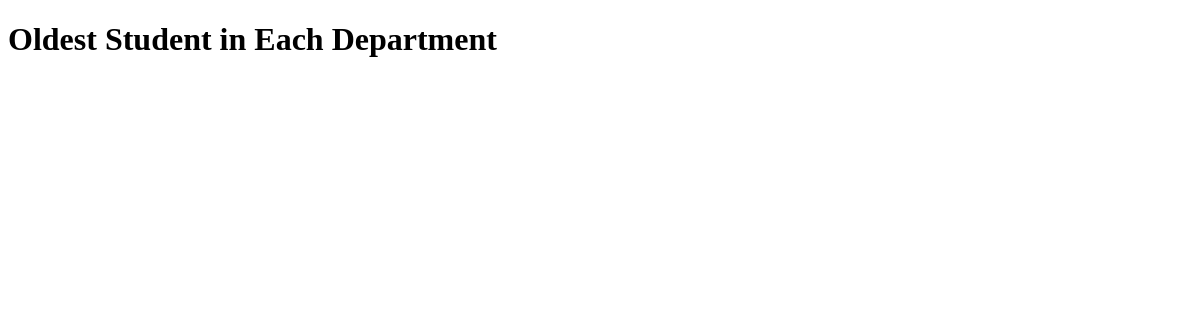
Page /books/lab9/task3/ on the earlier database version.
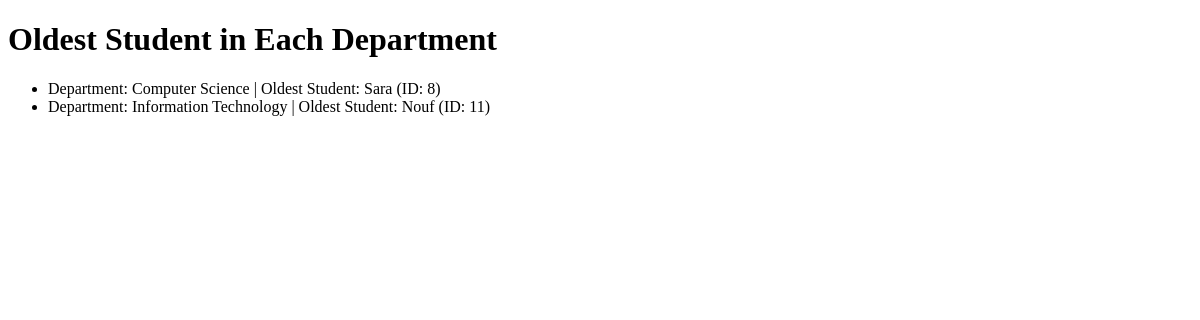
Same page on the later database version.
### apps/bookmodule/models.py (models this page shows, shortened)
class Student(models.Model):
    name = models.CharField(max_length=100)
    age = models.IntegerField(null=True, blank=True)
    address = models.ForeignKey(Address, on_delete=models.CASCADE, null=True, blank=True)
    card = models.OneToOneField(Card, on_delete=models.PROTECT, null=True, blank=True)
    department = models.ForeignKey(Department, on_delete=models.CASCADE, null=True, blank=True)
    courses = models.ManyToManyField(Course, blank=True)

class Department(models.Model):
    name = models.CharField(max_length=100)

### apps/bookmodule/views.py (the view)
# urls.py: path('lab9/task3/', views.lab9_task3, name='lab9_task3'),
def lab9_task3(request):
    departments = Department.objects.all()
    results = []
    for dept in departments:
        oldest_student = Student.objects.filter(department=dept).order_by('id').first()
        results.append({
            'department': dept.name,
            'student': oldest_student
        })
    return render(request, 'bookmodule/lab9_task3.html', {'results': results})

### apps/templates/bookmodule/lab9_task3.html
<!DOCTYPE html>
<html>
<head><title>Task 3</title></head>
<body>
    <h1>Oldest Student in Each Department</h1>
    <ul>
        {% for item in results %}
            <li>Department: {{ item.department }} | Oldest Student: {% if item.student %}{{ item.student.name }} (ID: {{ item.student.id }}){% else %}No Students{% endif %}</li>
        {% endfor %}
    </ul>
</body>
</html>

Differences in the rows shown:
now on this page (row edited): Student: department "Computer Science", student.name "Sara", student.id "8"
now on this page (row edited): Student: department "Information Technology", student.name "Nouf", student.id "11"
